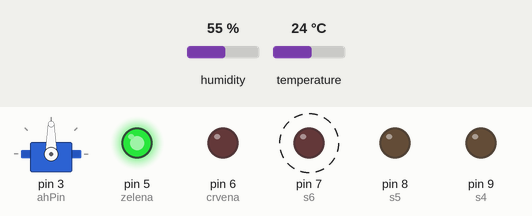
Recording of a sketch running on a simulated Arduino Uno, built with avr-gcc and run on an emulated ATmega328P. Parts: servo, output pins drawn as LEDs (lit = HIGH). Dashed ring = blinking. The test bench sets the inputs (shaded band); at power-on: humidity 55 %, temperature 24 °C. Pins used as bus, display or sensor lines are not drawn.

Above: at 3.0 s.
3.1 s: humidity set to 51 %
6.6 s: humidity set to 48 %
At 9.4 s:
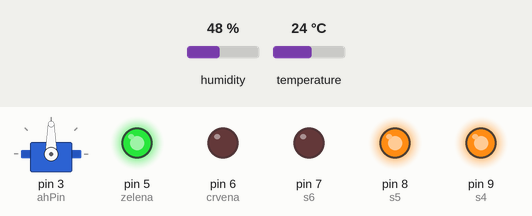
10.0 s: temperature set to 20.4 °C
12.9 s: temperature set to 19.3 °C
At 15.7 s:
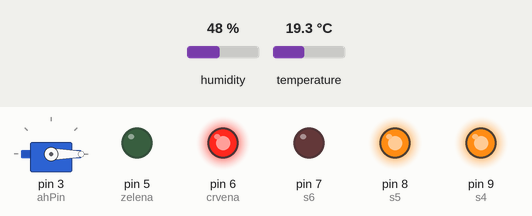
16.0 s: humidity set to 40 %
At 16.72 s:
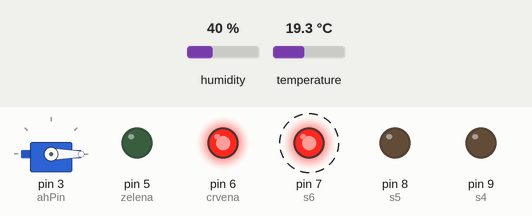
19.5 s: humidity set to 22 %
At 22.3 s:
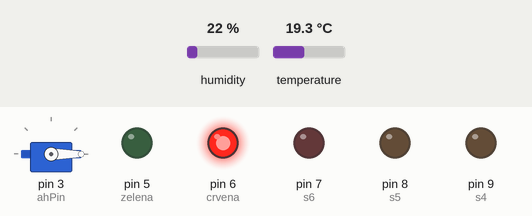
Timing chart, 0 to 23.4 s (numbered marks = the images above; inputs shaded):
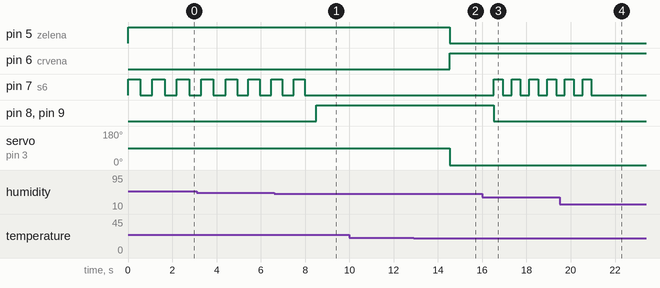

Measured:
- the behaviour switches between 50 and 49 % on humidity (found by bisection; images 0 and 1)
- the behaviour switches between 20.1 and 20 °C on temperature (found by bisection; images 1 and 2)
- after the input at 6.6 s, pin 7 (s6): goes on until 8.0 s, then stays LOW; pin 8 (s5), pin 9 (s4): LOW → HIGH after 1.9 s
- after the input at 10.0 s, every drawn part: stays the same
- after the input at 12.9 s, pin 5 (zelena): HIGH → LOW after 1.6 s; pin 6 (crvena): LOW → HIGH after 1.6 s; servo on pin 3 (ahPin): 90° → 0° after 1.6 s
- after the input at 16.0 s, pin 7 (s6): alternates HIGH for 0.40 s and LOW for 0.40 s, starting after 0.53 s; pin 8 (s5), pin 9 (s4): HIGH → LOW after 0.53 s
- after the input at 19.5 s, pin 7 (s6): goes on until 20.9 s, then stays LOW
- by itself, pin 7 (s6): alternates HIGH for 0.51 s and LOW for 0.52 s

The sketch:

sketch.ino
```cpp
#include <Servo.h>
#include "DHT.h"

int ahPin = 3;
int dhtPin = 4;
int crvena = 6;
int zelena = 5; // zelena lampica

int s1 = 12;
int s2 = 11;
int s3 = 10;
int s4 = 9;
int s5 = 8;
int s6 = 7;

Servo ah;
DHT dht(dhtPin, DHT22);

float vlaznost = 0;
float temperatura = 0;

void setup() {
  pinMode(5, OUTPUT);
  pinMode(6, OUTPUT);

  pinMode(s1, OUTPUT);
  pinMode(s2, OUTPUT);
  pinMode(s3, OUTPUT);
  pinMode(s4, OUTPUT);
  pinMode(s5, OUTPUT);
  pinMode(s6, OUTPUT);

  ah.attach(ahPin);
  dht.begin();

  Serial.begin(9600);
}

void loop() {

  vlaznost = dht.readHumidity();
  temperatura = dht.readTemperature();
  if (temperatura > 20)
  {
    ah.write(90);
    digitalWrite(zelena, HIGH);
    digitalWrite(crvena, LOW);

  }
  else
  {
    ah.write(0);
    digitalWrite(zelena, LOW);
    digitalWrite(crvena, HIGH);

  }

  if (vlaznost < 10 & vlaznost > 0)
  {
    digitalWrite(s1, HIGH);
    digitalWrite(s2, LOW);
    digitalWrite(s3, LOW);
    digitalWrite(s4, LOW);
    digitalWrite(s5, LOW);
    digitalWrite(s6, LOW);


  }
  else if (vlaznost < 20 & vlaznost > 10)
  {
    digitalWrite(s1, HIGH);
    digitalWrite(s2, HIGH);
    digitalWrite(s3, LOW);
    digitalWrite(s4, LOW);
    digitalWrite(s5, LOW);
    digitalWrite(s6, LOW);

  }
  else if (vlaznost < 30 & vlaznost > 20)
  {
    digitalWrite(s1, HIGH);
    digitalWrite(s2, HIGH);
    digitalWrite(s3, HIGH);
    digitalWrite(s4, LOW);
    digitalWrite(s5, LOW);
    digitalWrite(s6, LOW);
  }
  else if (vlaznost < 40 & vlaznost > 30)
  {
    digitalWrite(s1, HIGH);
    digitalWrite(s2, HIGH);
    digitalWrite(s3, HIGH);
    digitalWrite(s4, HIGH);
    digitalWrite(s5, LOW);
    digitalWrite(s6, LOW);
  }
  else if (vlaznost < 50 & vlaznost > 40)
  {
    digitalWrite(s1, HIGH);
    digitalWrite(s2, HIGH);
    digitalWrite(s3, HIGH);
    digitalWrite(s4, HIGH);
    digitalWrite(s5, HIGH);
    digitalWrite(s6, LOW);
  }

  else
  {
    digitalWrite(s1, LOW);
    digitalWrite(s2, LOW);
    digitalWrite(s3, LOW);
    digitalWrite(s4, LOW);
    digitalWrite(s5, LOW);
    digitalWrite(s6, HIGH);

    digitalWrite(s6, HIGH);
    delay(vlaznost * 10);
    digitalWrite(s6, LOW);
    delay(vlaznost * 10);
  }

}
```
